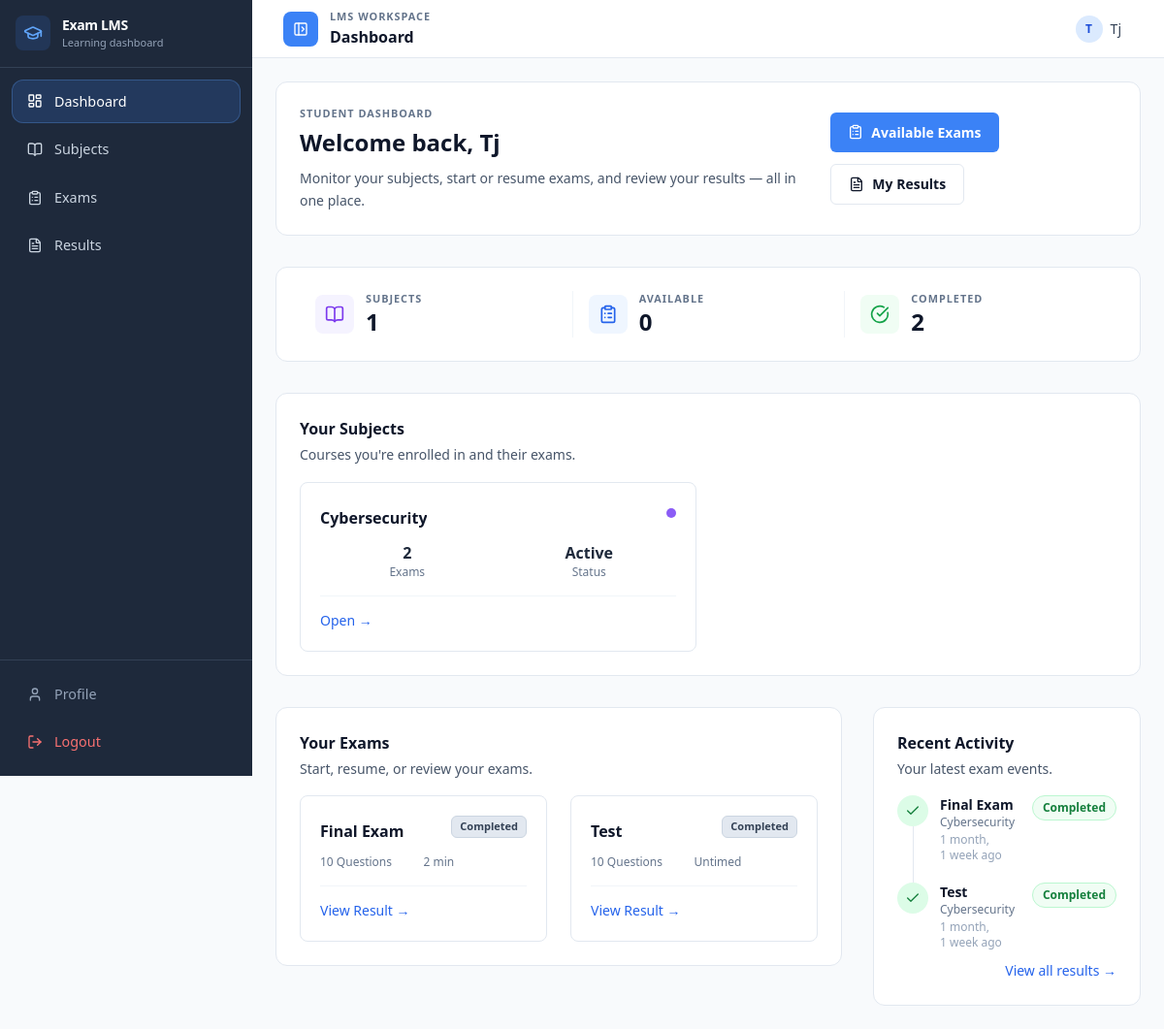
The app's page /student/ (signed in), older data.
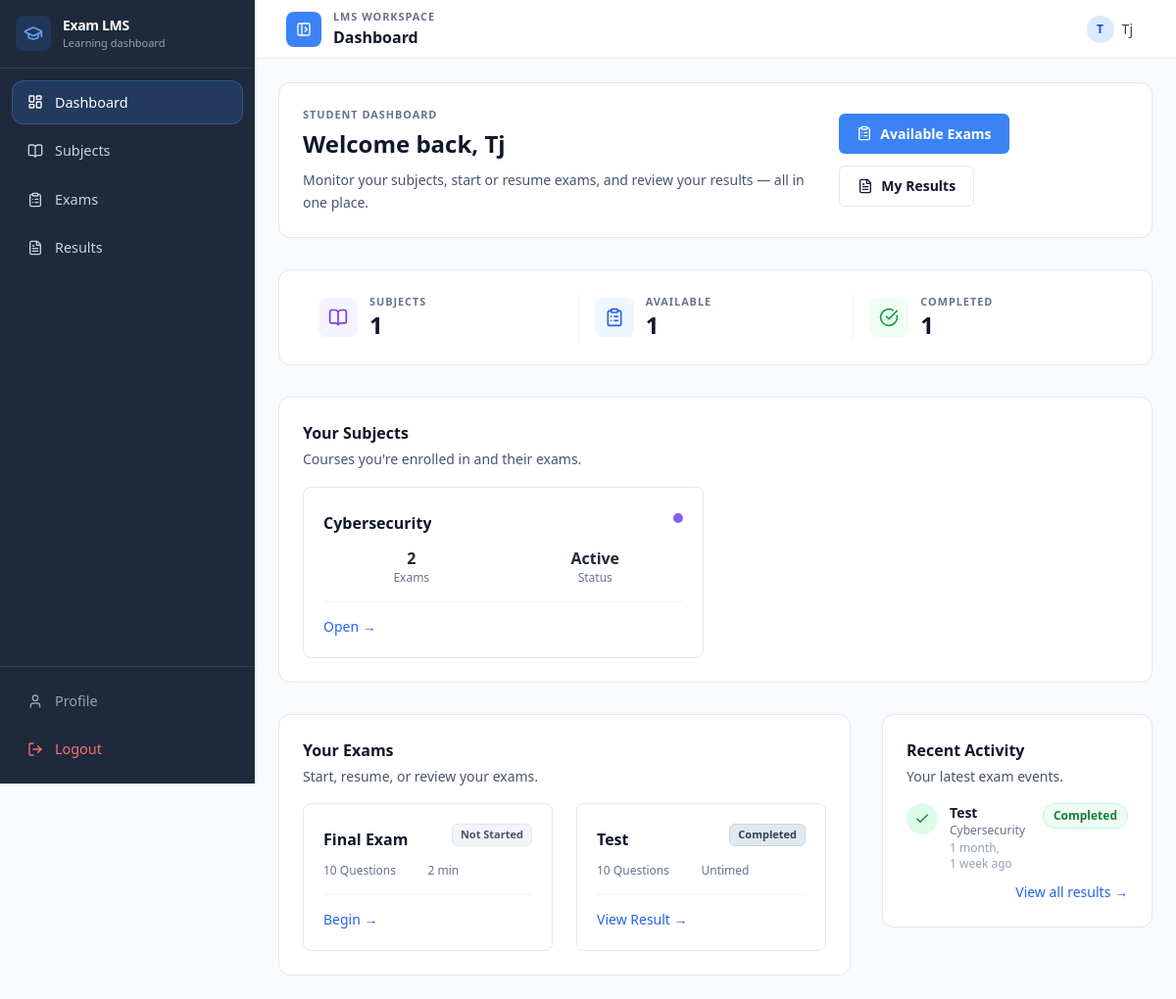
The same page, newer data.
### exam_system/models.py (models this page shows, shortened)
class Subject(models.Model):
    name = models.CharField(max_length=100)
    code = models.CharField(max_length=20, blank=True, null=True)
    description = models.TextField(blank=True, null=True)
    instructor = models.ForeignKey(User, on_delete=models.CASCADE)
    students = models.ManyToManyField(User, related_name="subjects", blank=True)
    created_at = models.DateTimeField(auto_now_add=True, null=True)
    is_archived = models.BooleanField(default=False, db_index=True)
    archived_at = models.DateTimeField(null=True, blank=True)

class Exam(models.Model):
    subject = models.ForeignKey(Subject, on_delete=models.CASCADE)
    title = models.CharField(max_length=200)
    description = models.TextField(blank=True, null=True)
    duration = models.IntegerField(null=True, blank=True, help_text="Minutes allowed; ignored when duration_enabled is False.")
    duration_enabled = models.BooleanField(default=True, help_text="When disabled, students have unlimited time.")
    total_questions = models.IntegerField(
        validators=[MaxValueValidator(settings.MAX_QUESTIONS_PER_EXAM)]
    )
    randomize_questions = models.BooleanField(default=True)
    is_active = models.BooleanField(default=True, help_text="Instructors can manually open/close an exam regardless of the time window.")
    questions = models.ManyToManyField('Question', blank=True, related_name='exams')
    is_archived = models.BooleanField(default=False)
    available_from = models.DateTimeField(null=True, blank=True, help_text="Earliest date & time students can start the exam.")
    available_until = models.DateTimeField(null=True, blank=True, help_text="Latest date & time students can start the exam.")

class ExamAttempt(models.Model):
    STATUS_CHOICES = (
        ('not_started', 'Not Started'),
        ('in_progress', 'In Progress'),
        ('completed', 'Completed'),
    )
    student = models.ForeignKey(User, on_delete=models.CASCADE)
    exam = models.ForeignKey(Exam, on_delete=models.CASCADE)
    status = models.CharField(max_length=20, choices=STATUS_CHOICES, default='not_started')
    score = models.IntegerField(default=0)
    total_questions = models.IntegerField(default=0)
    percentage_score = models.FloatField(default=0.0)
    integrity_score = models.IntegerField(default=100)
    risk_level = models.CharField(max_length=20, default="LOW")
    start_time = models.DateTimeField(auto_now_add=True)
    end_time = models.DateTimeField(null=True, blank=True)
    last_updated = models.DateTimeField(auto_now=True)

### exam_system/views.py (the view)
# urls.py: path('student/', views.student_dashboard, name='student_dashboard'),
@login_required
def student_dashboard(request):
    assignments = SubjectAssignment.objects.filter(student=request.user).select_related('subject', 'subject__instructor')
    attempts = ExamAttempt.objects.filter(student=request.user)
    attempt_dict = {a.exam_id: a for a in attempts}
    answers = StudentAnswer.objects.filter(student=request.user)
    answer_count_by_exam = {}
    for ans in answers:
        if ans.exam_id not in answer_count_by_exam:
            answer_count_by_exam[ans.exam_id] = 0
        answer_count_by_exam[ans.exam_id] += 1
    data = []
    total_available = 0
    total_completed = 0
    for assignment in assignments:
        subject = assignment.subject
        exams = Exam.objects.filter(subject=subject, is_archived=False)
        exam_list = []
        for exam in exams:
            attempt = attempt_dict.get(exam.id)
            if attempt:
                if attempt.status == 'completed':
                    status = 'Completed'
                    total_completed += 1
                    progress = 100
                elif _window_closed(exam):
                    status = 'Not Available'
                    progress = 0
                else:
                    status = 'In Progress'
                    answered = answer_count_by_exam.get(exam.id, 0)
                    progress = int((answered / exam.total_questions) * 100) if exam.total_questions else 0
            else:
                status = 'Not Started'
                total_available += 1
                progress = 0
            exam_list.append({
                'exam': exam,
                'status': status,
                'progress': progress
            })
        data.append({
            'subject': subject,
            'exams': exam_list,
            'count': len(exam_list)
        })
    recent_attempts = ExamAttempt.objects.filter(
        student=request.user
    ).select_related('exam', 'exam__subject').order_by('-start_time')[:6]
    total_in_progress = sum(
        1 for subject in data for exam in subject['exams']
        if exam['status'] == 'In Progress'
    )
    return render(request, 'student_dashboard.html', {
        'data': data,
        'total_available': total_available,
        'total_completed': total_completed,
        'total_in_progress': total_in_progress,
        'recent_attempts': recent_attempts,
    })

### exam_system/templates/student_dashboard.html (shortened to what the changed rows need)
{% extends 'base.html' %}
{% block page_heading %}Dashboard{% endblock %}
{% block content %}
<div class="space-y-8">
    <section class="card cc-card flex flex-col gap-4 sm:flex-row sm:items-center sm:justify-between">
        <div>
            <h1 class="text-h1">Welcome back, {{ user.username }}</h1>
        </div>
    </section>
    <section class="card cc-card">
        <div class="grid grid-cols-3 divide-x divide-slate-100">
            <div class="flex items-center gap-3 px-2 sm:px-4">
                <div class="min-w-0">
                    <p class="text-label">Available</p>
                    <p class="text-xl font-bold text-slate-900 sm:text-2xl">{{ total_available }}</p>
                </div>
            </div>
            <div class="flex items-center gap-3 px-2 sm:px-4">
                <div class="min-w-0">
                    <p class="text-label">Completed</p>
                    <p class="text-xl font-bold text-slate-900 sm:text-2xl">{{ total_completed }}</p>
                </div>
            </div>
        </div>
    </section>
    <section class="card cc-card">
        <div class="mb-4">
            <h2 class="text-h2">Your Subjects</h2>
        </div>
        {% if data %}
        <div class="grid grid-cols-1 gap-6 sm:grid-cols-2 xl:grid-cols-3">
            {% for item in data %}
            <div class="rounded-lg border border-slate-200 bg-white p-5 transition hover:border-slate-300 hover:shadow-sm">
                <div class="flex items-start justify-between gap-2">
                    <div class="min-w-0">
                        <h3 class="mt-1 truncate font-semibold text-slate-900">{{ item.subject.name }}</h3>
                    </div>
                    <span class="mt-1.5 h-2.5 w-2.5 shrink-0 rounded-full bg-violet-500" title="Subject"></span>
                </div>
                <div class="mt-3 grid grid-cols-2 gap-2 text-center text-xs text-slate-500">
                    <div>
                        <p class="text-base font-bold text-slate-800">{{ item.count }}</p>
                        <p>Exams</p>
                    </div>
                    <div>
                        <p class="text-base font-bold text-slate-800">{{ item.exams|length|yesno:"Active,No exams" }}</p>
                        <p>Status</p>
                    </div>
                </div>
                <div class="mt-4 border-t border-slate-100 pt-3">
                    <a href="{% url 'student_subjects' %}" class="text-sm font-medium text-blue-600 transition hover:text-blue-800">Open →</a>
                </div>
            </div>
            {% endfor %}
        </div>
        {% endif %}
    </section>
    <div class="grid grid-cols-1 gap-8 lg:grid-cols-3">
        <div class="space-y-8 lg:col-span-2">
            <div class="card cc-card">
                <div class="mb-4">
                    <h2 class="text-h2">Your Exams</h2>
                </div>
                {% if data %}
                <div class="grid grid-cols-1 gap-6 sm:grid-cols-2 xl:grid-cols-3">
                    {% for item in data %}
                    {% for e in item.exams %}
                    <div class="rounded-lg border border-slate-200 bg-white p-5 transition hover:border-slate-300 hover:shadow-sm">
                        <div class="flex items-start justify-between gap-2">
                            <div class="min-w-0">
                                <h3 class="mt-1 truncate font-semibold text-slate-900">{{ e.exam.title }}</h3>
                            </div>
                            <span class="inline-flex items-center rounded-md px-2 py-0.5 text-[11px] font-semibold border {% if e.status == 'Completed' %}bg-slate-200 text-slate-700 border-slate-300{% elif e.status == 'Not Available' %}bg-red-50 text-red-700 border-red-200{% elif e.status == 'In Progress' %}bg-blue-50 text-blue-700 border-blue-200{% else %}bg-slate-100 text-slate-600 border-slate-200{% endif %}">
                                {{ e.status }}
                            </span>
                        </div>
                        <div class="mt-3 grid grid-cols-2 gap-y-2 text-xs text-slate-500">
                            <span>{{ e.exam.total_questions }} Questions</span>
                            <span>{% if e.exam.duration_enabled %}{{ e.exam.duration|default_if_none:"—" }} min{% else %}Untimed{% endif %}</span>
                        </div>
                        <div class="mt-4 border-t border-slate-100 pt-3">
                            {% if e.status == 'Completed' %}
                            <a href="{% url 'my_results' %}?exam={{ e.exam.id }}" class="text-sm font-medium text-blue-600 transition hover:text-blue-800">View Result →</a>
                            {% elif e.status == 'In Progress' %}
                            <a href="{% url 'start_exam' e.exam.id %}" class="text-sm font-medium text-blue-600 transition hover:text-blue-800">Resume →</a>
                            {% else %}
                            <a href="{% url 'exam_guidelines' e.exam.id %}" class="text-sm font-medium text-blue-600 transition hover:text-blue-800">Begin →</a>
                            {% endif %}
                        </div>
                    </div>
                    {% endfor %}
                    {% endfor %}
                </div>
                {% endif %}
            </div>
        </div>
        <div class="lg:col-span-1">
            <div class="card cc-card">
                <div class="mb-4">
                    <h2 class="text-h2">Recent Activity</h2>
                </div>
                {% if recent_attempts %}
                <ol class="relative">
                    {% for attempt in recent_attempts %}
                    <li class="relative flex gap-3 pb-5 last:pb-0">
                        <div class="relative z-10 flex h-8 w-8 shrink-0 items-center justify-center rounded-full {% if attempt.status == 'completed' %}bg-green-100 text-green-700{% elif attempt.status == 'in_progress' %}bg-amber-100 text-amber-700{% else %}bg-slate-100 text-slate-500{% endif %}">
                            <i data-lucide="{% if attempt.status == 'completed' %}check{% elif attempt.status == 'in_progress' %}clock{% else %}circle{% endif %}" class="h-4 w-4"></i>
                        </div>
                        <div class="min-w-0 flex-1">
                            <p class="truncate text-sm font-semibold text-slate-900">{{ attempt.exam.title }}</p>
                            <p class="truncate text-xs text-slate-500">{{ attempt.exam.subject.name }}</p>
                            <p class="mt-0.5 text-xs text-slate-400" title="{{ attempt.start_time|date:'M d, Y g:i A' }}">{{ attempt.start_time|timesince }} ago</p>
                        </div>
                        <span class="shrink-0 self-start rounded-full border px-2.5 py-1 text-xs font-semibold {% if attempt.status == 'completed' %}border-green-200 bg-green-50 text-green-700{% elif attempt.status == 'in_progress' %}border-amber-200 bg-amber-50 text-amber-700{% else %}border-slate-200 bg-slate-50 text-slate-500{% endif %}">
                            {{ attempt.status|title }}
                        </span>
                    </li>
                    {% endfor %}
                </ol>
                {% endif %}
            </div>
        </div>
    </div>
</div>
{% endblock %}

Row changes from the older to the newer data that the page shows:
removed ExamAttempt: exam "Final Exam", exam.subject.name "Cybersecurity", start_time "1 month, 1 week", status "Completed"
computed for Exam "Final Exam": status "Completed" → "Not Started"; text "View Result →" → "Begin →"
Text that changed along with them:
{{ total_available }}: "0" → "1"
{{ total_completed }}: "2" → "1"
